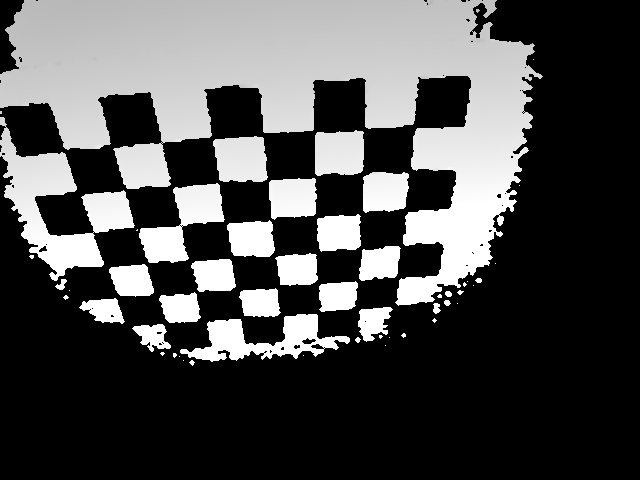
#> input picture 2_Workspace/capture_images/calibrationdata_depth/left-0000.png, 640 x 480 px; its folder holds only this picture in this run
$ python calibrate_depth.py
#> lines starting #> are read from the running program, lines starting #| are printed output that depends on the picture; after the words box and inside, x2 and y2 are one past the last pixel; in counts of white or black regions, pixels touching at a corner belong together
import numpy as np
import cv2
import glob
import os

# termination criteria
criteria = (cv2.TERM_CRITERIA_EPS + cv2.TERM_CRITERIA_MAX_ITER, 30, 0.001)
# prepare object points, like (0,0,0), (1,0,0), (2,0,0) ....,(6,5,0)
objp = np.zeros((6*8,3), np.float32)
objp[:,:2] = np.mgrid[0:8,0:6].T.reshape(-1,2)

# Arrays to store object points and image points from all the images.
objpoints = [] # 3d point in real world space
imgpoints = [] # 2d points in image plane.

images = glob.glob('calibrationdata_depth/*.png')

for fname in images:
    img = cv2.imread(fname)
#> img is the input picture: shape (480, 640, 3); min 0, max 255, mean 77.5
    img = cv2.flip(img,-1)
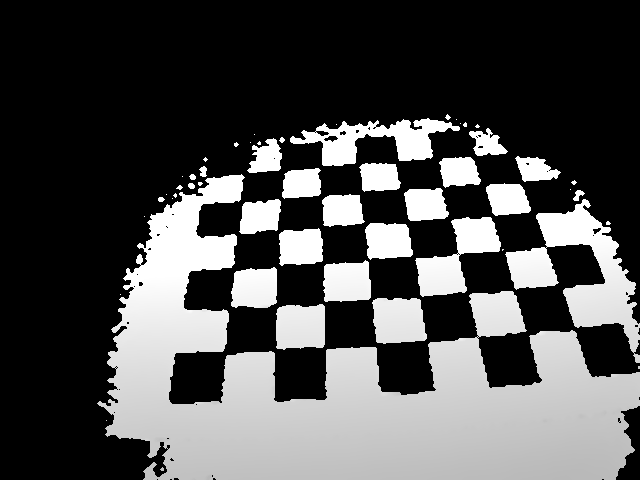
#> img: shape (480, 640, 3); min 0, max 255, mean 77.5
    gray = cv2.cvtColor(img,cv2.COLOR_BGR2GRAY)

    # Find the chess board corners
    ret, corners = cv2.findChessboardCorners(gray, (8,6),None)
#> ret = True; corners = 48 rows, first 8: [249, 176], [282.5, 171], [322.4, 165.3], [357.5, 164], [399, 160.5], [435.5, 159.5], [473.5, 156], [511, 157]

    # If found, add object points, image points (after refining them)
    if ret == True:
        objpoints.append(objp)

        corners2 = cv2.cornerSubPix(gray,corners,(11,11),(-1,-1),criteria)
#> corners2 = 48 rows, first 8: [245.6, 173], [282.9, 171.6], [320.1, 167.6], [357.7, 164.2], [396.7, 162.3], [436.6, 158.7], [472.6, 154.6], [513.2, 154.9]
        imgpoints.append(corners2)

        # Draw and display the corners
        img = cv2.drawChessboardCorners(img, (8,6), corners2,ret)
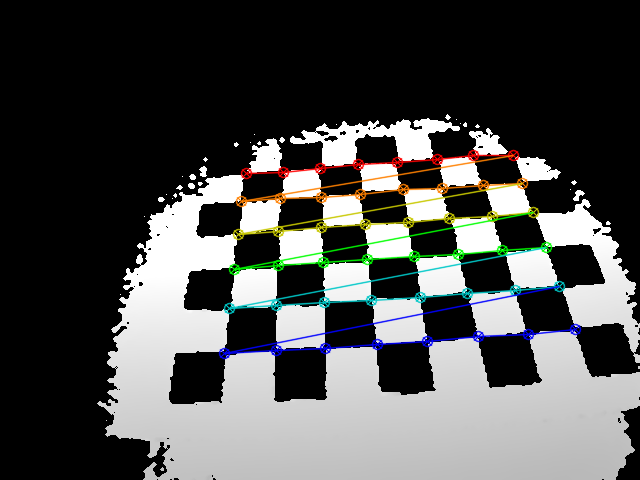
#> img: shape (480, 640, 3); 4.44% of pixels changed, all inside (x1, y1, x2, y2) = (218, 149, 582, 360)
        cv2.imshow('img',img)
        cv2.waitKey(500)

cv2.destroyAllWindows()
print('calibrating... please waite')

# calibrate the camera
ret, mtx, dist, rvecs, tvecs = cv2.calibrateCamera(objpoints, imgpoints, (640,480),None,None)
#> ret = 0.919; mtx = [[722.2, 0, 278.4], [0, 1862.4, 257.2], [0, 0, 1]]; dist = [[-0.0569, -1.17, -0.00244, 0.0152, 1.03]]; rvecs = ([-1.24, 0.0564, 0.00657],); tvecs = ([-0.901, -0.865, 19.14],)

# store to the file
np.savez('calibration_data_depth.npz', ret=ret, mtx=mtx, dist=dist, rvecs=rvecs, tvecs=tvecs)
print('calibration data saved')

$ run again, on 2_Workspace/capture_images/calibrationdata_depth/left-0004.png
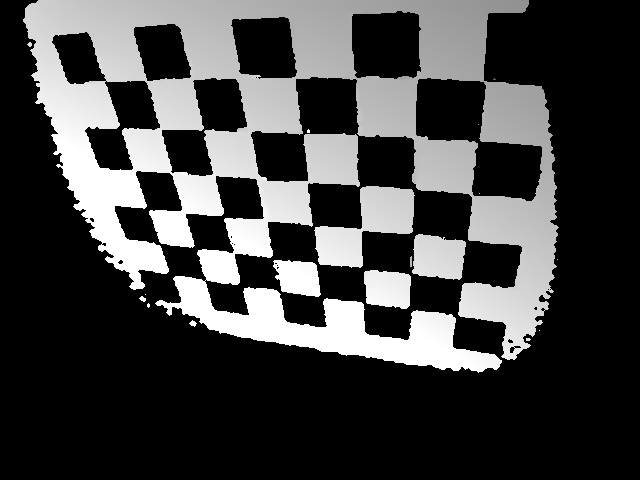
#> input picture 2_Workspace/capture_images/calibrationdata_depth/left-0004.png, 640 x 480 px
#> img is the input picture: shape (480, 640, 3); min 0, max 255, mean 67
#> `img = cv2.flip(img,-1)`:
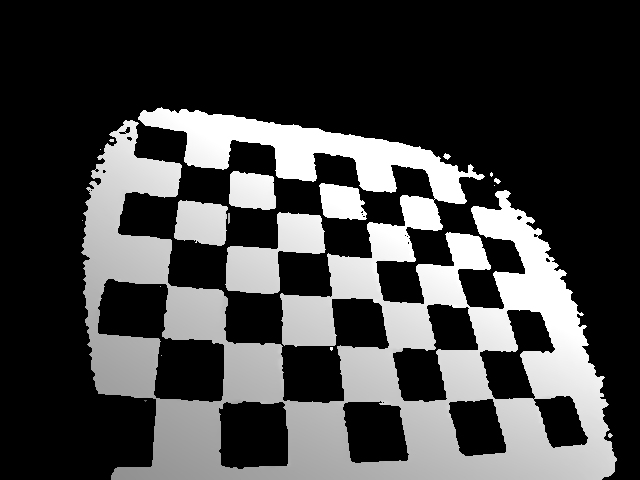
#> img: shape (480, 640, 3); min 0, max 255, mean 67
#> `ret, corners = cv2.findChessboardCorners(gray, (8,6),None)`: ret = True; corners = 48 rows, first 8: [181.8, 165.8], [229, 170], [273.9, 176.5], [317.5, 182], [358.9, 186.6], [398, 193], [434.4, 198.5], [468.5, 204.5]
#> corners2 = 48 rows, first 8: [183.2, 163.4], [229.3, 168.9], [274.5, 176.1], [317.6, 181.6], [359, 187.6], [398.2, 192.7], [433.7, 199.1], [468.6, 204.2]
#> `img = cv2.drawChessboardCorners(img, (8,6), corners2,ret)`:
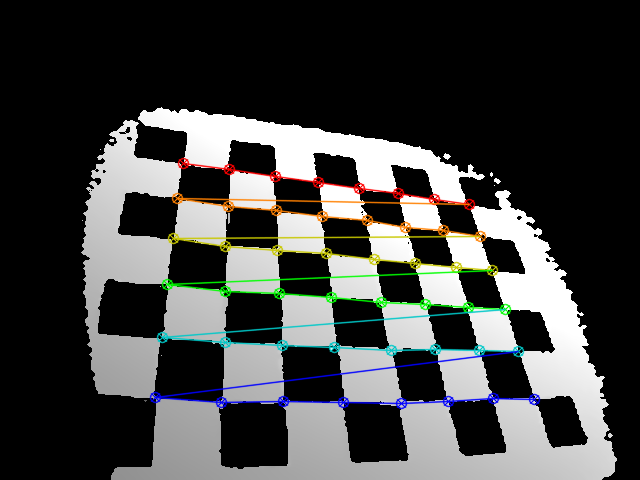
#> img: shape (480, 640, 3); 4.76% of pixels changed, all inside (x1, y1, x2, y2) = (149, 157, 541, 410)
#> `ret, mtx, dist, rvecs, tvecs = cv2.calibrateCamera(objpoints, imgpoint..`: ret = 1.24; mtx = [[485.6, 0, 350.8], [0, 562.4, 288.7], [0, 0, 1]]; dist = [[-0.443, 1.84, -0.0169, -0.0186, -3.56]]; rvecs = ([-0.705, -0.286, -0.0356],); tvecs = ([-3.64, -2.33, 10.39],)

$ run again, on 2_Workspace/capture_images/calibrationdata_depth/left-0005.png
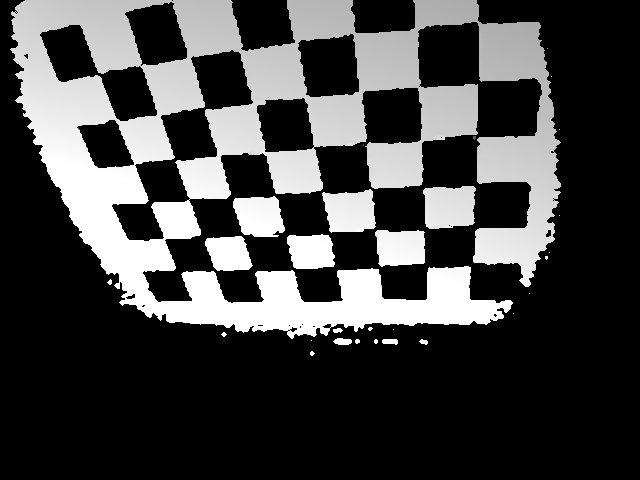
#> input picture 2_Workspace/capture_images/calibrationdata_depth/left-0005.png, 640 x 480 px
#> img is the input picture: shape (480, 640, 3); min 0, max 255, mean 67.6
#> `img = cv2.flip(img,-1)`:
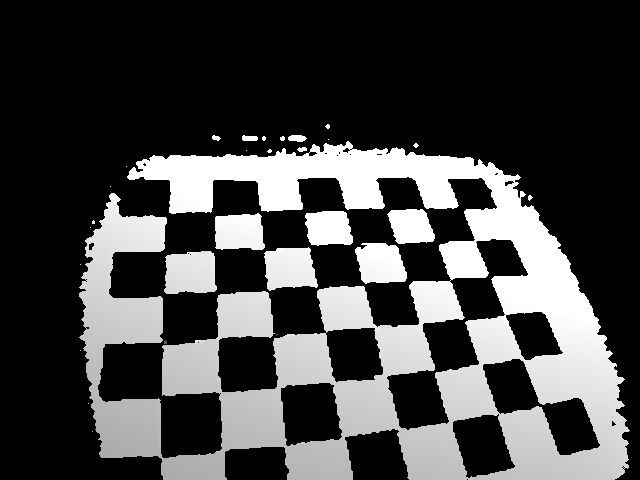
#> img: shape (480, 640, 3); min 0, max 255, mean 67.6
#> `ret, corners = cv2.findChessboardCorners(gray, (8,6),None)`: ret = True; corners = 48 rows, first 8: [170, 216], [215.1, 216.1], [261, 212], [303.5, 211], [345.5, 211.7], [385.5, 209], [424.1, 208.2], [461, 208]
#> corners2 = 48 rows, first 8: [168.3, 215], [212.6, 213.7], [260.5, 211.7], [304.5, 211.7], [345.3, 209.8], [385.9, 209.6], [424.2, 208.6], [460.7, 208.3]
#> `img = cv2.drawChessboardCorners(img, (8,6), corners2,ret)`:
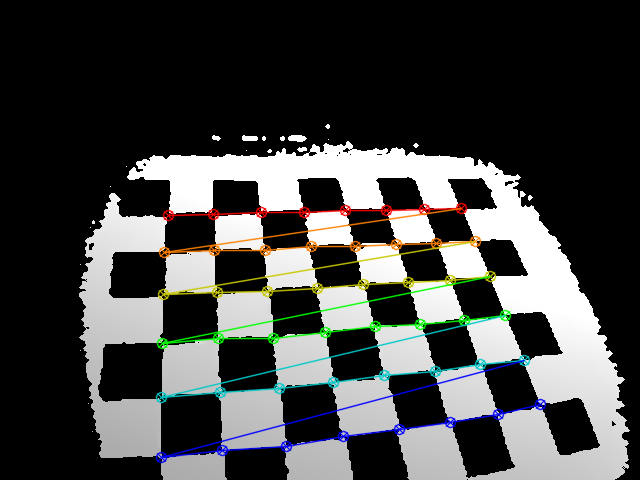
#> img: shape (480, 640, 3); 4.78% of pixels changed, all inside (x1, y1, x2, y2) = (155, 202, 547, 464)
#> `ret, mtx, dist, rvecs, tvecs = cv2.calibrateCamera(objpoints, imgpoint..`: ret = 1.08; mtx = [[328.2, 0, 273.7], [0, 285.5, 231.3], [0, 0, 1]]; dist = [[-0.13, 0.136, -0.00359, 0.00738, -0.0699]]; rvecs = ([-0.438, -0.147, -0.0648],); tvecs = ([-2.29, -0.422, 6.9],)

$ run again, on 2_Workspace/capture_images/calibrationdata_depth/left-0006.png
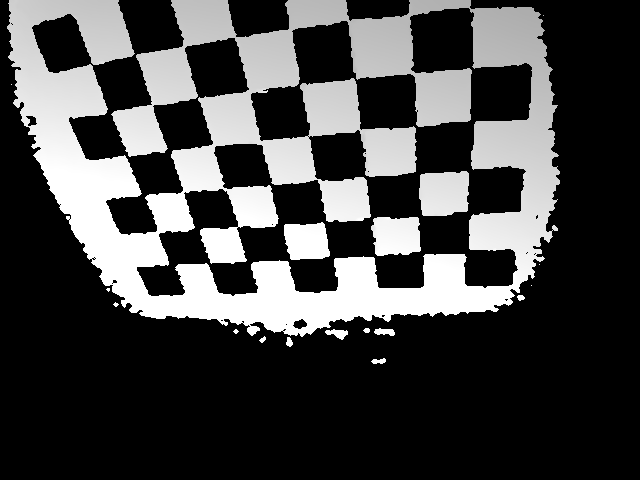
#> input picture 2_Workspace/capture_images/calibrationdata_depth/left-0006.png, 640 x 480 px
#> img is the input picture: shape (480, 640, 3); min 0, max 255, mean 68.6
#> `img = cv2.flip(img,-1)`:
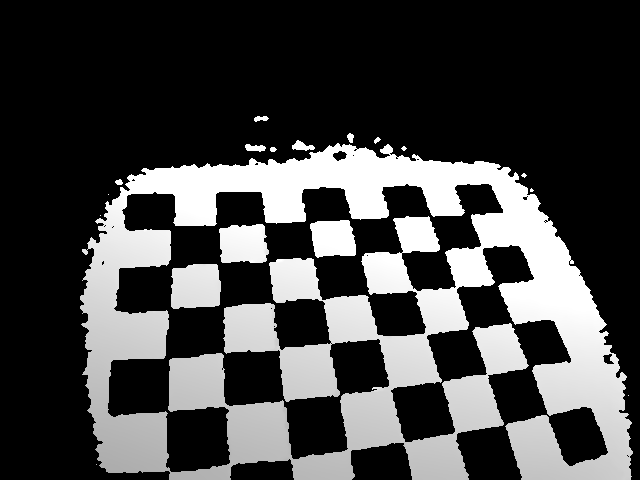
#> img: shape (480, 640, 3); min 0, max 255, mean 68.6
#> `ret, corners = cv2.findChessboardCorners(gray, (8,6),None)`: ret = True; corners = 48 rows, first 8: [171.5, 227.5], [218.9, 228.3], [264.9, 222.2], [309.7, 223.4], [350.9, 218.1], [392.2, 219.4], [430.8, 214.8], [467.5, 214.5]
#> corners2 = 48 rows, first 8: [171.5, 227], [217.2, 226.8], [264.3, 222.6], [307.9, 222.4], [349.5, 218.6], [390.4, 216.7], [430.5, 216.4], [467.1, 213.3]
#> `img = cv2.drawChessboardCorners(img, (8,6), corners2,ret)`:
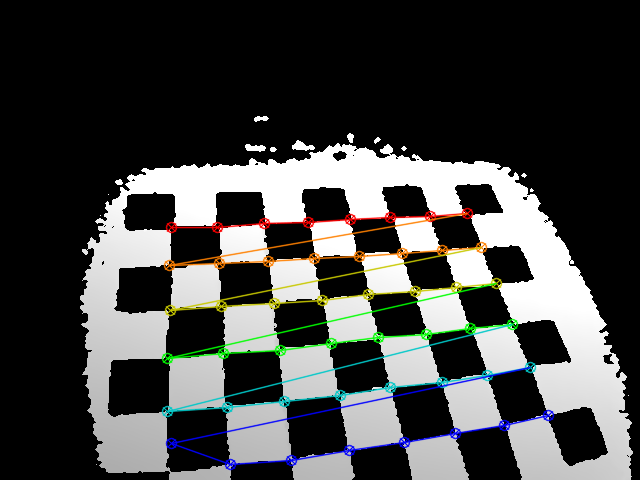
#> img: shape (480, 640, 3); 4.75% of pixels changed, all inside (x1, y1, x2, y2) = (161, 207, 555, 471)
#> `ret, mtx, dist, rvecs, tvecs = cv2.calibrateCamera(objpoints, imgpoint..`: ret = 1.73; mtx = [[724.7, 0, 383.6], [0, 988.4, 6.2], [0, 0, 1]]; dist = [[-0.607, 4.3, -0.0236, -0.0293, -9.54]]; rvecs = ([-1.15, -0.271, -0.127],); tvecs = ([-4.59, 3.57, 15.49],)

$ run again, on 2_Workspace/capture_images/calibrationdata_depth/left-0001.png
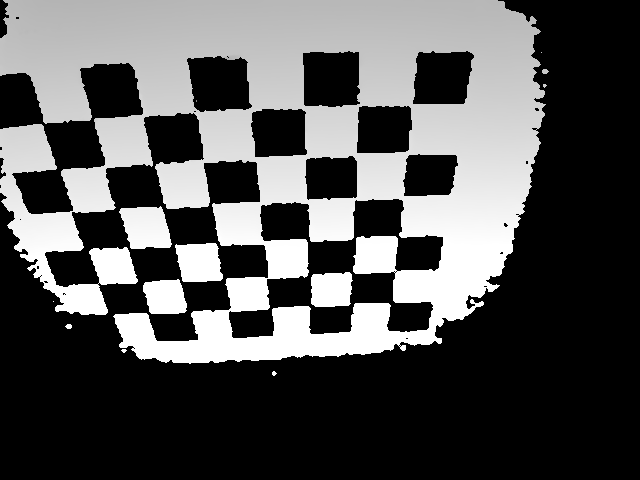
#> input picture 2_Workspace/capture_images/calibrationdata_depth/left-0001.png, 640 x 480 px
#> img is the input picture: shape (480, 640, 3); min 0, max 255, mean 84.2
#> `img = cv2.flip(img,-1)`:
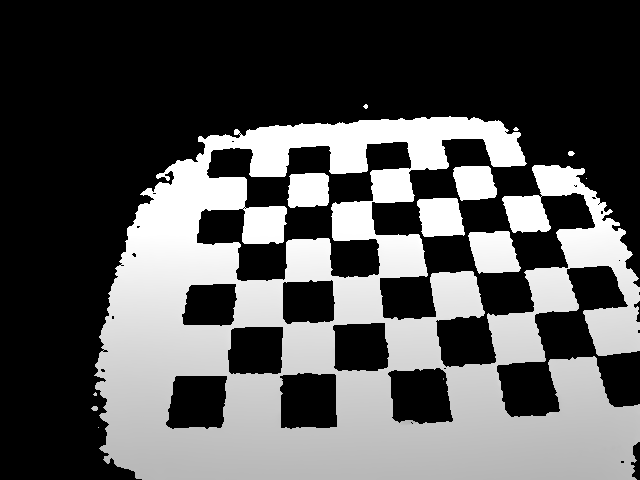
#> img: shape (480, 640, 3); min 0, max 255, mean 84.2
#> `ret, corners = cv2.findChessboardCorners(gray, (8,6),None)`: ret = True; corners = 48 rows, first 8: [247.5, 176.5], [285.6, 173.6], [328.5, 173], [367.9, 172], [410.6, 169.2], [453, 169.4], [490.9, 165.9], [529, 168]
#> corners2 = 48 rows, first 8: [247.5, 176.5], [287.6, 174.5], [328.6, 173.6], [368.5, 170.6], [410.2, 168.6], [450.6, 168], [490.6, 166.1], [528.6, 165.3]
#> `img = cv2.drawChessboardCorners(img, (8,6), corners2,ret)`:
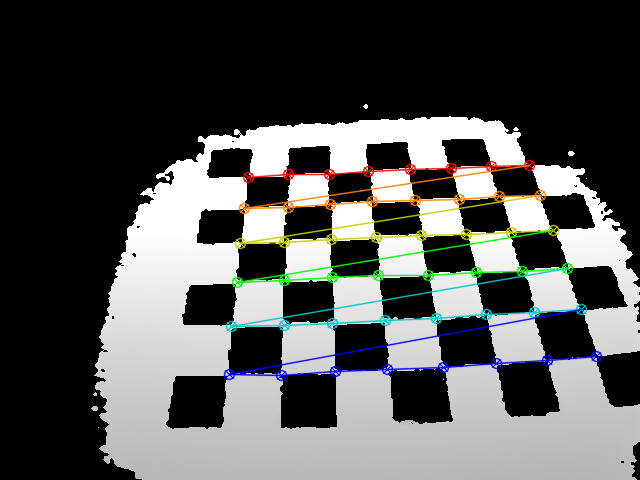
#> img: shape (480, 640, 3); 4.65% of pixels changed, all inside (x1, y1, x2, y2) = (223, 159, 603, 382)
#> `ret, mtx, dist, rvecs, tvecs = cv2.calibrateCamera(objpoints, imgpoint..`: ret = 1.74; mtx = [[11297.4, 0, 461.6], [0, 2191.7, 74.67], [0, 0, 1]]; dist = [[-228.9, 34597.7, 12.5, 0.158, -40645.4]]; rvecs = ([-0.066, -1.12, -0.0521],); tvecs = ([-2.32, 4.43, 178.5],)
